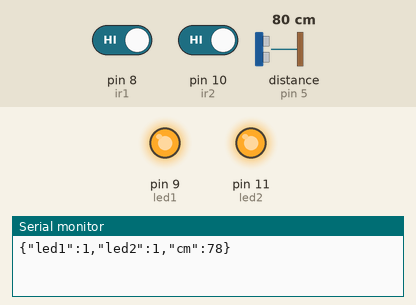
This sketch was run on a simulated Arduino Uno, built with avr-gcc and run on an emulated ATmega328P. Shown: output pins drawn as LEDs (lit = HIGH), the last lines printed to the serial monitor. Wiring (inferred from the names in the program): ultrasonic range finder: trigger pin 6; echo pin 5. The test bench sets the inputs (shaded band); at power-on: pin 8 (ir1) HIGH, pin 10 (ir2) HIGH, distance to the obstacle (sensor on pin 5) 80 cm. The echo pulse lasts 58.3 µs per cm; pins used as bus, display or sensor lines are not drawn.

Above: at 18.0 s.
18.1 s: pin 8 (ir1) driven LOW
At 20.6 s:
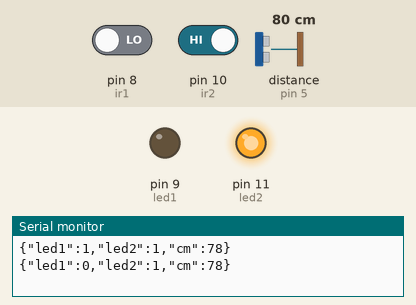
33.1 s: pin 10 (ir2) driven LOW
At 40.8 s:
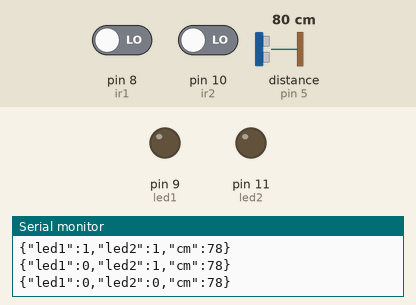
48.1 s: pin 8 (ir1) driven HIGH
At 61.1 s:
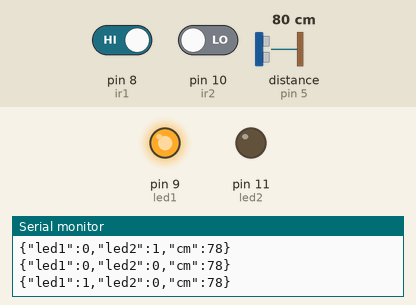
Timing chart, 0 to 62.6 s (numbered marks = the images above; inputs shaded):
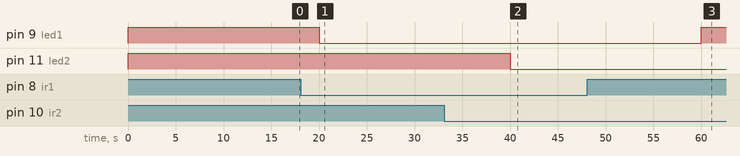

Measured:
- after the input at 18.1 s, pin 9 (led1): HIGH → LOW after 1.9 s
- after the input at 33.1 s, pin 11 (led2): HIGH → LOW after 6.9 s
- after the input at 48.1 s, pin 9 (led1): LOW → HIGH after 11.9 s

The sketch:

arduino.ino
```cpp
const int ir1 = 8;
const int led1 = 9;

const int ir2 = 10;
const int led2 = 11;

//hc-04
const int trigPin = 6; //trigPin D3
const int echoPin = 5; //echoPin D1
// defines variables
long duration;
int led1Val,led2Val;
int cm = 0;
void setup() {
  pinMode(ir1,INPUT);
  pinMode(led1, OUTPUT);
  pinMode(ir2,INPUT);
  pinMode(led2, OUTPUT);
  pinMode(trigPin, OUTPUT); // Sets the trigPin as an Output
  pinMode(echoPin, INPUT); // Sets the echoPin as an Input
  Serial.begin(115200);
}
void loop() {

  if (digitalRead(ir1)==LOW){ //object is detected
    //Serial.println("Led1 LOW");
    digitalWrite(led1,LOW);
    led1Val = 0;
  }
  else{ //no object detected
  //  Serial.println("Led1 HIGH");
    digitalWrite(led1,HIGH);
    led1Val = 1;
  }

  if (digitalRead(ir2)==LOW){ //object is detected
   // Serial.println("Led2 LOW");
    digitalWrite(led2,LOW);
    led2Val = 0;
  }
  else{ //no object detected
   // Serial.println("Led2 HIGH");
    digitalWrite(led2,HIGH);
    led2Val = 1;
  }
  hc04();
  char s[200];
  sprintf(s, "{\"led1\":%d,\"led2\":%d,\"cm\":%d}", led1Val,led2Val,cm);
  Serial.println(s);
  delay(20000);
}

void hc04(){
  digitalWrite(trigPin, LOW);
  delayMicroseconds(2);
  // Sets the trigPin on HIGH state for 10 micro seconds
  digitalWrite(trigPin, HIGH);
  delayMicroseconds(10);
  digitalWrite(trigPin, LOW);
  // Reads the echoPin, returns the sound wave travel time in microseconds
  duration = pulseIn(echoPin, HIGH);
  // Calculating the distance
  cm = duration * 0.034 / 2;
  // Prints the distance on the Serial Monitor
  // Serial.println(String("{\"cm\":")+String(cm)+String("}"));
}
```
